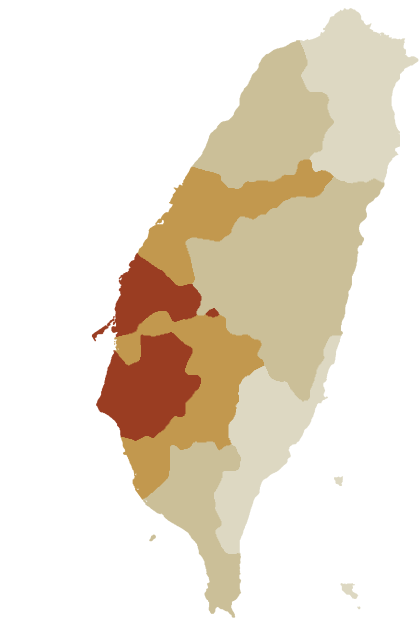
#> input picture assets/img/home/threat-volatility.webp, 840 x 1267 px, found by its file name (shown at 1/2 size)
$ python threat-all.py
#> lines starting #> are read from the running program, lines starting #| are printed output that depends on the picture
### build/threat_common.py
"""Shared by build/threat-nights.py, threat-age.py and threat-all.py: the canvas,
the farmland, the counties and the paint of the 01 map on the homepage.

Everything lands on the 840 x 1267 canvas of assets/img/home/threat-volatility.webp
(build/threat-map.py), so the markers in home-threat.css hold on every view.

LAND and COAST: the alpha of threat-volatility.webp, a 2 px --th-coast line inside
  the coastline and --th-land for land without farmland, exactly as in
  build/threat-farms.py and build/threat-farmland.py.
FARMLAND: the union of assets/img/bigpicture/map/smalldim.webp and large.webp
  (alpha only), as in those two scripts.
COUNTIES: the county outlines of the sub-page's farm calculator
  (geospatial-analysis/interactive/farm-calculator.html, COUNTIES: MOI county
  boundaries via taiwan-atlas), placed on the canvas by a six-parameter affine
  fitted by matching the main-island coastline of the outlines to the canvas
  coastline (chamfer distance, Powell), the same method build/threat-map.py
  uses for its figure. Land the outlines miss along the coast takes the nearest
  county. Enclaves (Taipei City, Chiayi City) and Hsinchu City are drawn last.
"""
import json
import re
import numpy as np
from PIL import Image, ImageDraw
from scipy import ndimage, optimize

VOLATILITY = "assets/img/home/threat-volatility.webp"
PARCELS = ["assets/img/bigpicture/map/smalldim.webp", "assets/img/bigpicture/map/large.webp"]
CALC = "geospatial-analysis/interactive/farm-calculator.html"

VOL = np.array([(0xec, 0xea, 0xdf), (0xdd, 0xd8, 0xc2), (0xcb, 0xbf, 0x98),
                (0xc2, 0x98, 0x4e), (0x9a, 0x3d, 0x22)], float)       # --vol-1..5
LAND = np.array((0xf5, 0xf5, 0xf5), float)                           # --th-land  (--gray-100)
COAST = np.array((0xd4, 0xd4, 0xd4), float)                          # --th-coast (--gray-300)
COAST_W = 2.0
LAST = ("Taipei City", "Chiayi City", "Hsinchu City")                # enclaves and the small city on top


def hexrgb(h):
    h = h.lstrip("#")
    return np.array([int(h[i:i + 2], 16) for i in (0, 2, 4)], float)


def canvas():
    """land alpha (0..255), volatility class index 0..4 per pixel, farmland alpha 0..1."""
    v = np.array(Image.open(VOLATILITY).convert("RGBA")).astype(float)
    land = v[..., 3]
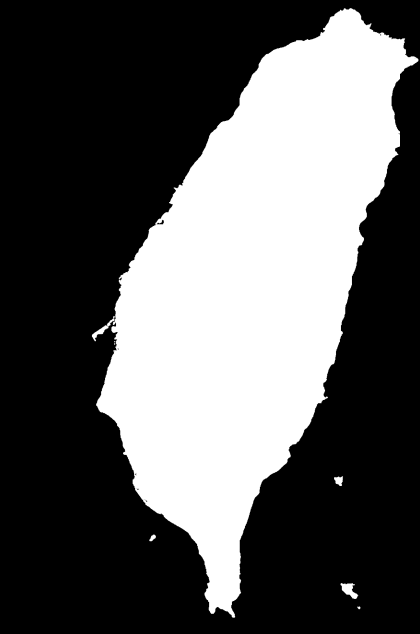
#> land: shape (1267, 840) float64 (shown at 1/2 size); min 0, max 255, mean 91.6
    cls = np.sqrt(((v[..., None, :3] - VOL[None, None]) ** 2).sum(-1)).argmin(-1)
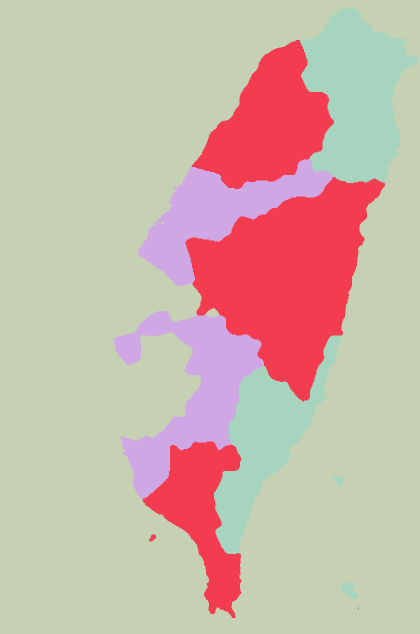
#> cls: shape (1267, 840) int64 (shown at 1/2 size); 4 distinct labels, from 1 to 4; one colour per label, 0 black
    H, W = land.shape
#> H = 1267; W = 840
    farm = np.zeros((H, W))
    for p in PARCELS:
#> (the run stopped early here; a loop or call above may not have finished)
